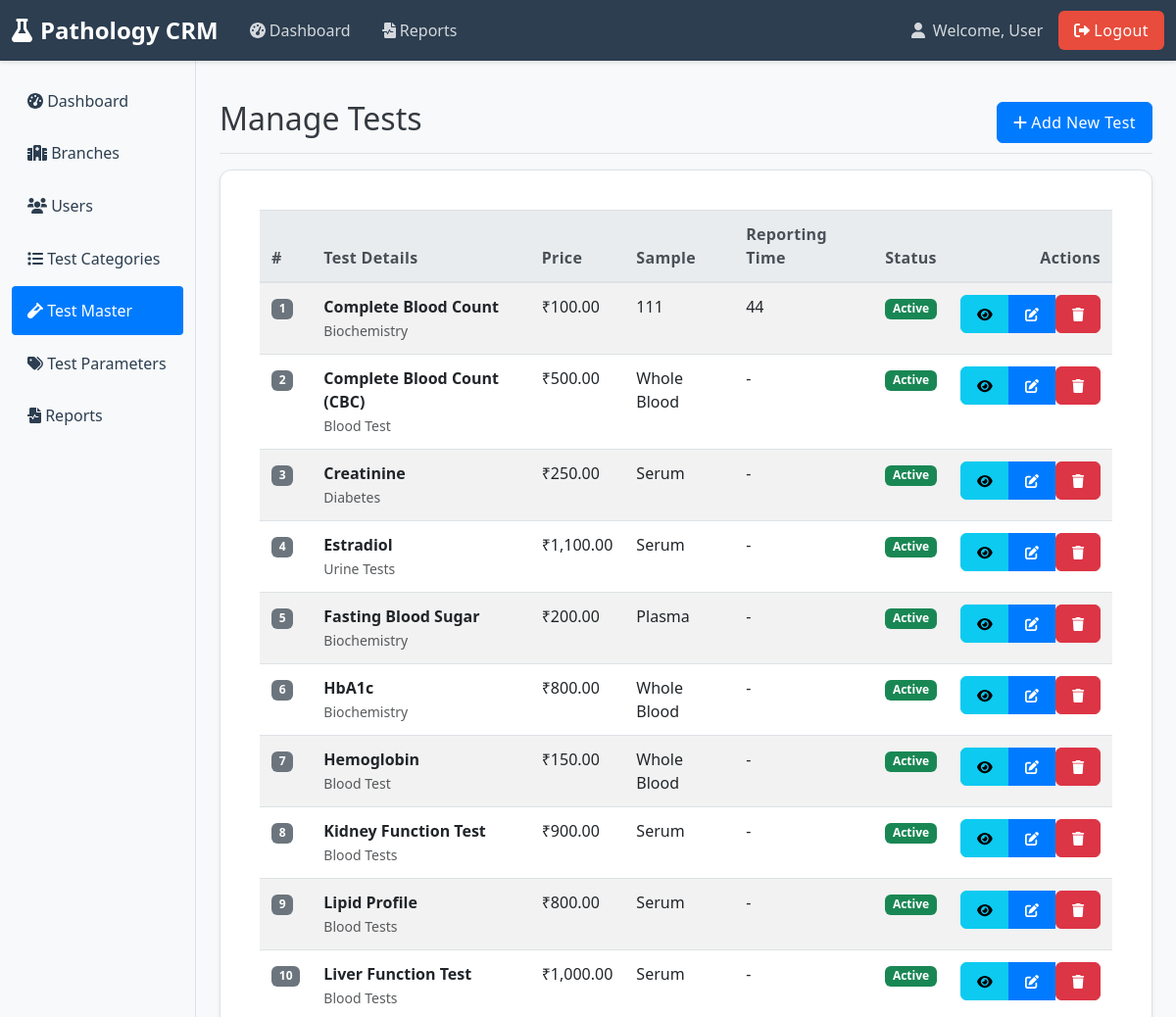
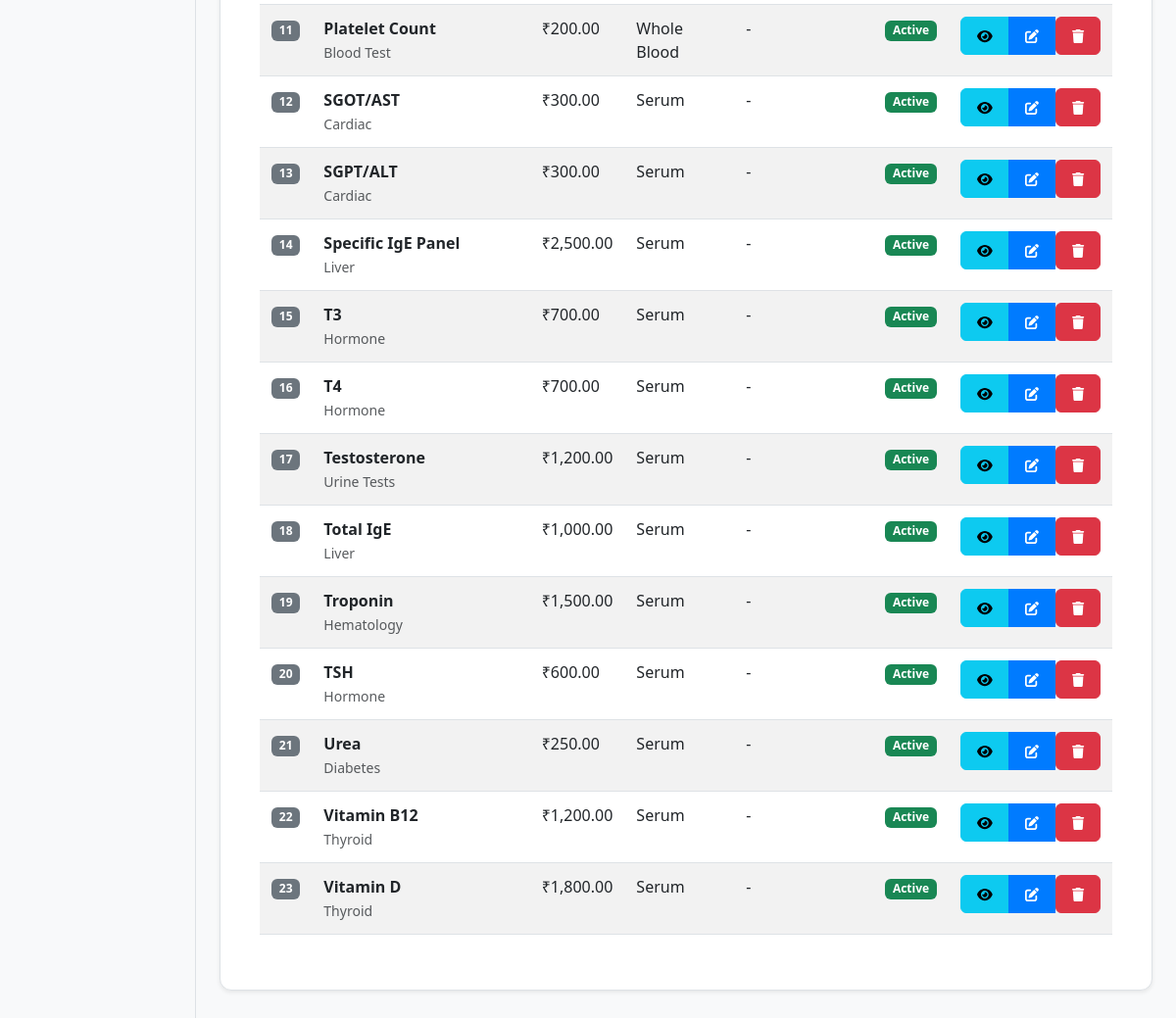
Page /admin/test-master.php (signed in) on the committed database (2 pictures, top to bottom).
### tables this page shows
CREATE TABLE `tests` (
  `id` int(11) NOT NULL,
  `test_name` varchar(150) DEFAULT NULL,
  `category_id` int(11) DEFAULT NULL,
  `method` varchar(100) DEFAULT NULL,
  `description` text DEFAULT NULL,
  `price` decimal(10,2) DEFAULT NULL,
  `unit` varchar(50) DEFAULT NULL,
  `normal_range` varchar(100) DEFAULT NULL,
  `sample_type` varchar(100) DEFAULT NULL,
  `preparation` text DEFAULT NULL,
  `reporting_time` varchar(50) DEFAULT NULL,
  `status` tinyint(4) DEFAULT 1,
  `created_at` timestamp NULL DEFAULT current_timestamp()
);

CREATE TABLE `test_categories` (
  `id` int(11) NOT NULL,
  `category_name` varchar(100) DEFAULT NULL,
  `description` text DEFAULT NULL,
  `created_at` timestamp NULL DEFAULT current_timestamp(),
  `status` tinyint(1) DEFAULT 0
);

### admin/test-master.php (the view, shortened to what this page needs)
<?php
require_once '../auth/session-check.php';
$tests = $conn->query("
    SELECT t.*, c.category_name as category_name
    FROM tests t
    LEFT JOIN test_categories c ON t.category_id = c.id
    ORDER BY t.test_name
")->fetchAll(PDO::FETCH_ASSOC);
include '../inc/header.php';
?>
<link rel="stylesheet" href="admin-shared.css">
<div class="d-flex justify-content-between flex-wrap flex-md-nowrap align-items-center pt-3 pb-2 mb-3 border-bottom">
    <h1 class="h2">Manage Tests</h1>
    <button type="button" class="btn btn-primary" data-bs-toggle="modal" data-bs-target="#addTestModal">
        <i class="fas fa-plus"></i> Add New Test
    </button>
</div>
<div class="card">
    <div class="card-body">
        <div class="table-responsive">
            <table class="table table-striped table-hover align-middle">
                <thead class="table-light">
                    <tr>
                        <th>#</th>
                        <th>Test Details</th>
                        <th>Price</th>
                        <th>Sample</th>
                        <th>Reporting Time</th>
                        <th>Status</th>
                        <th class="text-end">Actions</th>
                    </tr>
                </thead>
                <tbody>
                    <?php if (empty($tests)): ?>
                        <tr>
                            <td colspan="7" class="text-center py-4">
                                <div class="text-muted">
                                    <i class="fas fa-vial fa-2x mb-2"></i>
                                    <p>No tests found</p>
                                </div>
                            </td>
                        </tr>
                    <?php else: ?>
                        <?php $sr_no = 1;  ?>
                        <?php foreach($tests as $test):
                            $status = $test['status'] ?? 1;
                        ?>
                            <tr>
                                <td>
                                    <span class="badge bg-secondary">
                                        <?php echo $sr_no++;  ?>
                                    </span>
                                </td>
                                <td>
                                    <div class="fw-bold"><?php echo htmlspecialchars($test['test_name']); ?></div>
                                    <small class="text-muted"><?php echo htmlspecialchars($test['category_name']); ?></small>
                                </td>
                                <td>₹<?php echo number_format($test['price'], 2); ?></td>
                                <td><?php echo htmlspecialchars($test['sample_type'] ?: '-'); ?></td>
                                <td><?php echo htmlspecialchars($test['reporting_time'] ?: '-'); ?></td>
                                <td>
                                    <span class="badge bg-<?php echo $status == 1 ? 'success' : 'danger'; ?>">
                                        <?php echo $status == 1 ? 'Active' : 'Inactive'; ?>
                                    </span>
                                </td>
                                <td class="text-end">
                                    <div class="btn-group">
                                        <button type="button" class="btn btn-sm btn-info view-test"
                                                data-bs-toggle="modal"
                                                data-bs-target="#viewTestModal"
                                                data-test='<?php echo htmlspecialchars(json_encode($test)); ?>'
                                                title="View Test">
                                            <i class="fas fa-eye"></i>
                                        </button>
                                        <button type="button" class="btn btn-sm btn-primary edit-test"
                                                data-bs-toggle="modal"
                                                data-bs-target="#editTestModal"
                                                data-test='<?php echo htmlspecialchars(json_encode($test)); ?>'
                                                title="Edit Test">
                                            <i class="fas fa-edit"></i>
                                        </button>
                                        <form method="POST" style="display: inline;" onsubmit="return confirm('Are you sure you want to delete this test?')">
                                            <button type="submit" class="btn btn-sm btn-danger" title="Delete Test">
                                                <i class="fas fa-trash"></i>
                                            </button>
                                        </form>
                                    </div>
                                </td>
                            </tr>
                        <?php endforeach; ?>
                    <?php endif; ?>
                </tbody>
            </table>
        </div>
    </div>
</div>
<?php include '../inc/footer.php'; ?>

### admin/admin-shared.css (style rules this page uses)
body { background-color: #f8f9fa; color: #343a40; font-family: 'Segoe UI', Tahoma, Geneva, Verdana, sans-serif; }
.card, .card-stats, .card-summary, .card-table, .card-form, .dashboard-card, .dashboard-card-small { background-color: #ffffff; border: 1px solid #dee2e6; border-radius: 0.75rem; box-shadow: 0 0.125rem 0.25rem rgba(0, 0, 0, 0.075); transition: box-shadow 0.3s ease-in-out, transform 0.3s ease-in-out; margin-bottom: 1.5rem; padding: 1.5rem; }
.table { width: 100%; margin-bottom: 1rem; color: #212529; border-collapse: collapse; }
.table th, .table td { padding: 0.75rem; vertical-align: top; border-top: 1px solid #dee2e6; }
.table thead th { vertical-align: bottom; border-bottom: 2px solid #dee2e6; background-color: #e9ecef; font-weight: 600; color: #495057; letter-spacing: 0.02em; }
.table tbody tr:nth-of-type(odd) { background-color: rgba(0, 0, 0, 0.02); }
.btn { border-radius: 0.375rem; font-weight: 500; letter-spacing: 0.025em; padding: 0.5rem 1rem; transition: background-color 0.2s ease-in-out, border-color 0.2s ease-in-out, box-shadow 0.2s ease-in-out; }
.btn-primary { background-color: #007bff; border-color: #007bff; color: white; }

### rows in the picture
tests: test_name "Complete Blood Count", category.category_name "Biochemistry", price "100.00", sample_type "111", reporting_time "44", status "Active"
tests: test_name "Complete Blood Count (CBC)", category.category_name "Blood Test", price "500.00", sample_type "Whole Blood", reporting_time "-", status "Active"
tests: test_name "Creatinine", category.category_name "Diabetes", price "250.00", sample_type "Serum", reporting_time "-", status "Active"
tests: test_name "Estradiol", category.category_name "Urine Tests", price "1,100.00", sample_type "Serum", reporting_time "-", status "Active"
tests: test_name "Fasting Blood Sugar", category.category_name "Biochemistry", price "200.00", sample_type "Plasma", reporting_time "-", status "Active"
tests: test_name "HbA1c", category.category_name "Biochemistry", price "800.00", sample_type "Whole Blood", reporting_time "-", status "Active"
tests: test_name "Hemoglobin", category.category_name "Blood Test", price "150.00", sample_type "Whole Blood", reporting_time "-", status "Active"
tests: test_name "Kidney Function Test", category.category_name "Blood Tests", price "900.00", sample_type "Serum", reporting_time "-", status "Active"
tests: test_name "Lipid Profile", category.category_name "Blood Tests", price "800.00", sample_type "Serum", reporting_time "-", status "Active"
tests: test_name "Liver Function Test", category.category_name "Blood Tests", price "1,000.00", sample_type "Serum", reporting_time "-", status "Active"
tests: test_name "Platelet Count", category.category_name "Blood Test", price "200.00", sample_type "Whole Blood", reporting_time "-", status "Active"
tests: test_name "SGOT/AST", category.category_name "Cardiac", price "300.00", sample_type "Serum", reporting_time "-", status "Active"
tests: test_name "SGPT/ALT", category.category_name "Cardiac", price "300.00", sample_type "Serum", reporting_time "-", status "Active"
tests: test_name "Specific IgE Panel", category.category_name "Liver", price "2,500.00", sample_type "Serum", reporting_time "-", status "Active"
tests: test_name "T3", category.category_name "Hormone", price "700.00", sample_type "Serum", reporting_time "-", status "Active"
tests: test_name "T4", category.category_name "Hormone", price "700.00", sample_type "Serum", reporting_time "-", status "Active"
tests: test_name "Testosterone", category.category_name "Urine Tests", price "1,200.00", sample_type "Serum", reporting_time "-", status "Active"
tests: test_name "Total IgE", category.category_name "Liver", price "1,000.00", sample_type "Serum", reporting_time "-", status "Active"
tests: test_name "Troponin", category.category_name "Hematology", price "1,500.00", sample_type "Serum", reporting_time "-", status "Active"
tests: test_name "TSH", category.category_name "Hormone", price "600.00", sample_type "Serum", reporting_time "-", status "Active"
tests: test_name "Urea", category.category_name "Diabetes", price "250.00", sample_type "Serum", reporting_time "-", status "Active"
tests: test_name "Vitamin B12", category.category_name "Thyroid", price "1,200.00", sample_type "Serum", reporting_time "-", status "Active"
tests: test_name "Vitamin D", category.category_name "Thyroid", price "1,800.00", sample_type "Serum", reporting_time "-", status "Active"

### other values in the picture
$_SESSION['user_name'] "User"
